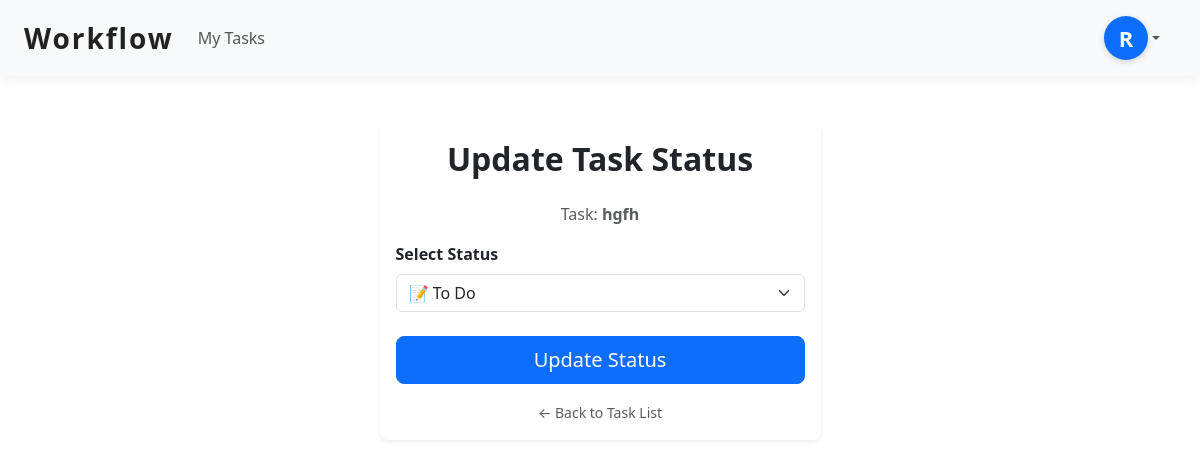
The page /tasks/8/update/ (signed in) on the database its author committed.
### accounts/models.py (models this page shows, shortened)
class CustomUser(AbstractUser):
    employee_id = models.CharField(max_length=20, unique=True)
    name = models.CharField(max_length=100)
    department = models.CharField(max_length=100, blank=True, null=True)  # new
    phone_number = models.CharField(max_length=20, blank=True, null=True)  # new
    is_first_login = models.BooleanField(default=True)

### workflow/models.py (models this page shows, shortened)
class Task(models.Model):
    STATUS_CHOICES = [
        ('todo', 'To Do'),
        ('in_progress', 'In Progress'),
        ('done', 'Done'),
    ]
    PRIORITY_CHOICES = [
        ('Low', 'Low'),
        ('Medium', 'Medium'),
        ('High', 'High'),
    ]
    title = models.CharField(max_length=255)
    description = models.TextField(blank=True)
    assigned_to = models.ForeignKey(settings.AUTH_USER_MODEL, on_delete=models.CASCADE)
    status = models.CharField(max_length=20, choices=STATUS_CHOICES, default='todo')
    priority = models.CharField(max_length=10, choices=PRIORITY_CHOICES, default='Medium')
    workload = models.PositiveIntegerField(default=1)  # Added workload field, default 1
    created_at = models.DateTimeField(auto_now_add=True)
    due_date = models.DateField(null=True, blank=True)

### workflow/views.py (the view)
# urls.py: path('tasks/<int:task_id>/update/', views.update_task_status, name='update_task_status'),
@login_required
def update_task_status(request, task_id):
    task = get_object_or_404(Task, id=task_id)
    if request.user == task.assigned_to or request.user.is_superuser:
        if request.method == 'POST':
            status = request.POST.get('status')
            task.status = status
            task.save()
            return redirect('task_list')
    return render(request, 'workflow/update_task.html', {'task': task})

### accounts/context_processors.py (called while the page is built)
def pending_requests_count(request):
    if request.user.is_authenticated and request.user.is_superuser:
        count = SignupRequest.objects.count()
        return {'pending_requests_count': count}
    return {'pending_requests_count': 0}

### workflow/templates/workflow/update_task.html (shortened to what this page needs)
{% extends 'accounts/base.html' %}
{% block content %}
<div class="container my-5">
  <div class="row justify-content-center">
    <div class="col-md-6 col-lg-5">
      <div class="card shadow-sm border-0 rounded-3">
        <div class="card-body">
          <h2 class="card-title mb-4 text-center fw-bold">Update Task Status</h2>
          <p class="text-center text-muted">Task: <strong>{{ task.title }}</strong></p>
          <form method="post">
            <div class="mb-3">
              <label for="status" class="form-label fw-semibold">Select Status</label>
              <select name="status" id="status" class="form-select">
                <option value="todo" {% if task.status == "todo" %}selected{% endif %}>📝 To Do</option>
              </select>
            </div>
            <div class="d-grid mt-4">
              <button type="submit" class="btn btn-primary btn-lg">Update Status</button>
            </div>
          </form>
          <div class="text-center mt-3">
            <a href="{% url 'task_list' %}" class="text-decoration-none text-muted small">
              ← Back to Task List
            </a>
          </div>
        </div>
      </div>
    </div>
  </div>
</div>
{% endblock %}

### accounts/templates/accounts/base.html (shortened to what this page needs)
<!DOCTYPE html>
<html lang="en">
<head>
    {% load static %}
    <link href="https://cdn.jsdelivr.net/npm/bootstrap@5.3.0/dist/css/bootstrap.min.css" rel="stylesheet" />
</head>
<body>
    <nav class="navbar navbar-expand-lg px-4">
        <a class="navbar-brand" href="{% url 'home' %}">Workflow</a>
        <div class="collapse navbar-collapse" id="navbarContent">
            <ul class="navbar-nav me-auto">
                {% if user.is_authenticated %}
                <li class="nav-item">
                  {% if user.is_superuser %}
                    <a class="nav-link {% if request.resolver_match.url_name == 'task_list' %}active{% endif %}" href="{% url 'task_list' %}">Task List</a>
                  {% else %}
                    <a class="nav-link {% if request.resolver_match.url_name == 'task_list' %}active{% endif %}" href="{% url 'task_list' %}">My Tasks</a>
                  {% endif %}
                </li>
                {% endif %}
            </ul>
            {% if user.is_authenticated %}
            {% with user.groups.first as first_group %}
                <div class="dropdown">
                    <a
                        class="nav-link dropdown-toggle d-flex align-items-center"
                        href="#"
                        id="profileDropdown"
                        role="button"
                        data-bs-toggle="dropdown"
                        aria-expanded="false"
                    >
                        <div
                            class="initial-circle
                            {% if user.is_superuser %}
                                admin-circle
                            {% elif first_group and first_group.name == 'Manager' %}
                                manager-circle
                            {% else %}
                                member-circle
                            {% endif %}"
                        >
                            {{ user.get_full_name|default:user.username|slice:":1"|upper }}
                        </div>
                    </a>
                </div>
            {% endwith %}
            {% endif %}
        </div>
    </nav>
    <main class="container mt-4">
        {% block content %}{% endblock %}
    </main>
</body>
</html>

### accounts/templates/accounts/base.html (style rules this page uses)
.navbar { background: #f8f9fa; box-shadow: 0 4px 10px rgba(0, 0, 0, 0.05); }
.navbar-brand { font-weight: 700; font-size: 1.75rem; letter-spacing: 0.07em; color: #222; transition: color 0.3s ease; }
.nav-link { font-weight: 500; font-size: 1rem; color: #555; padding: 8px 16px; border-radius: 30px; transition: background-color 0.3s ease, color 0.3s ease; }
.initial-circle { width: 44px; height: 44px; font-size: 22px; box-shadow: 0 2px 6px rgba(0,0,0,0.15); transition: box-shadow 0.3s ease; display: flex; justify-content: center; align-items: center; border-radius: 50%; color: white; font-weight: 700; text-transform: uppercase; }
.member-circle { background-color: #0d6efd; }
@media (min-width: 992px) { .navbar-nav { gap: 12px; } }

### rows shown on the page
CustomUser: get_full_name "R"
Task: title "hgfh", status "📝 To Do"
